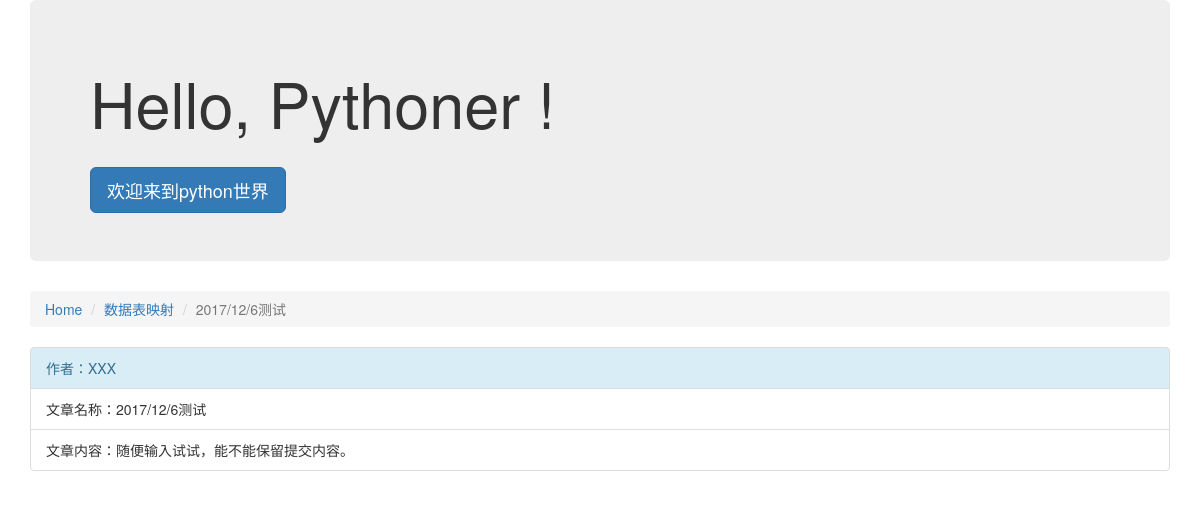
The page /article/detail/18 on the database its author committed.
### article/models.py (models this page shows)
class Article(models.Model):
    block = models.ForeignKey(Block, verbose_name="板块索引")
    owner = models.ForeignKey(User,verbose_name="作者")
    title = models.CharField('文章名称', max_length=100)
    content = models.CharField('文章内容', max_length=10000)
    status = models.IntegerField(u'状态', choices=((1, '常用'), (0, '待定'), (-1, '隐藏')))
    create_time_stamp=models.DateTimeField('创建时间',auto_now_add=True)
    last_update_time_stamp=models.DateTimeField('最新时间',auto_now=True)
    def __str__(self):
        return self.title
    class Meta:
        verbose_name='文章'
        verbose_name_plural = '文章'

### block/models.py (models this page shows)
class Block(models.Model):
    name = models.CharField(u'板块名称',max_length=100)
    owner = models.CharField(u'管理员', max_length=100)
    desc = models.CharField(u'板块信息', max_length=100)
    status=models.IntegerField(u'状态',choices=((1,'常用'),(0,'待定'),(-1,'隐藏')))
    def __str__(self):
        return self.name
    class Meta:
        verbose_name='板块'
        verbose_name_plural='板块'

### detail/views.py (the view)
# urls.py: url(r'^detail/(?P<article_id>\d+)', Detail),
def Detail(request,article_id):
    article_id=int(article_id)
    article=Article.objects.get(id=article_id)
    return render(request, 'detail.html', {'art': article})

### detail/templates/detail.html
{% extends "base.html" %}
{% block content %}
    <ol class="breadcrumb">
      <li><a href="/">Home</a ></li>
      <li><a href="/">{{art.block}}</a ></li>
      <li class="active">{{art}}</li>
    </ol>
    <ul class="list-group">
      <li class="list-group-item list-group-item-info">作者：XXX</li>
      <li class="list-group-item">文章名称：{{art.title}}</li>
      <li class="list-group-item">文章内容：{{art.content}}</li>
    </ul>
{% endblock %}

### rows shown on the page
Article: block "数据表映射", title "2017/12/6测试", content "随便输入试试，能不能保留提交内容。"
